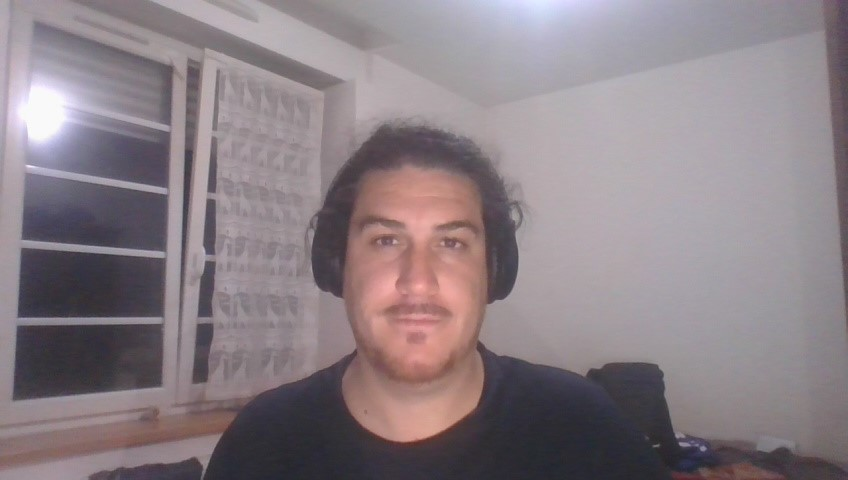
#> input picture images/6.jpg, 848 x 480 px
$ python chapter3.py
#> lines starting #> are read from the running program, lines starting #| are printed output that depends on the picture
import cv2
import numpy as np

img = cv2.imread("images/6.jpg")
#> img is the input picture: shape (480, 848, 3); mean B, G, R 132.8, 127.2, 138.5
print(img.shape)
#| (480, 848, 3)

imgResize = cv2.resize(img, (400, 200))
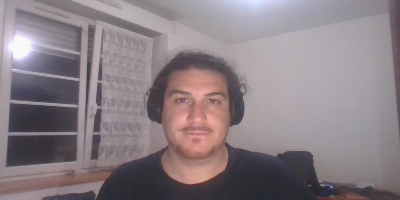
#> imgResize: shape (200, 400, 3); mean B, G, R 132.7, 127.1, 138.4
print(imgResize.shape)
#| (200, 400, 3)

imgCropped = img[0:200, 200:500]
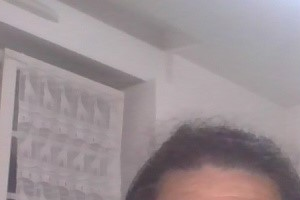
#> imgCropped: shape (200, 300, 3); mean B, G, R 147.4, 143.5, 154.5

cv2.imshow("Imagei", img)
cv2.imshow("Resized Image", imgResize)
cv2.imshow("Cropped Image", imgCropped)
cv2.waitKey(0)
